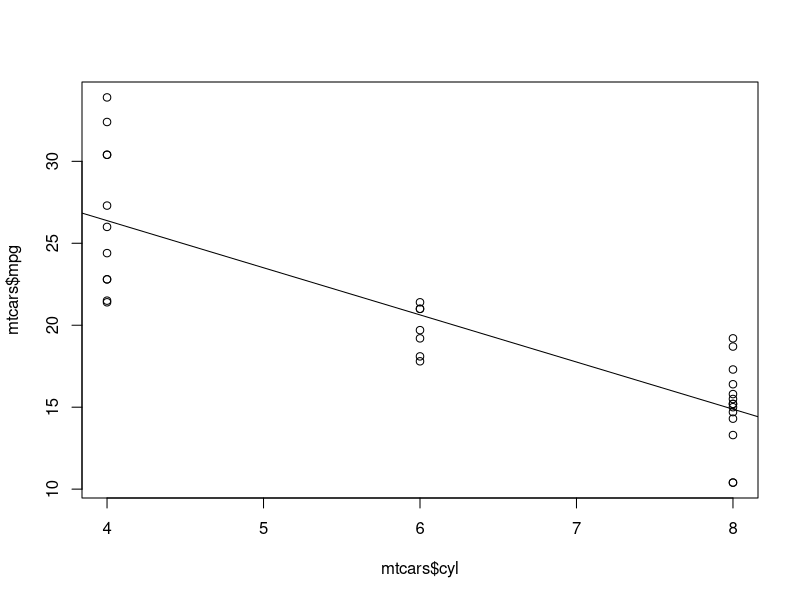
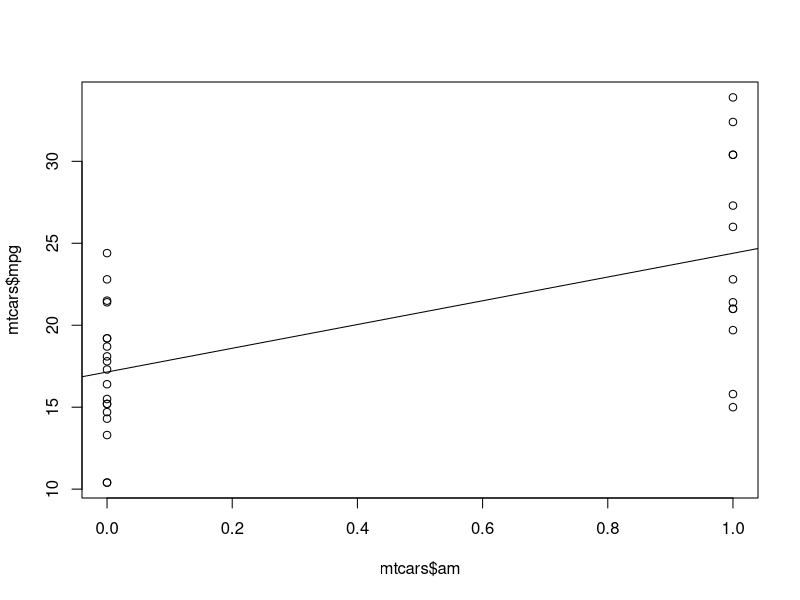
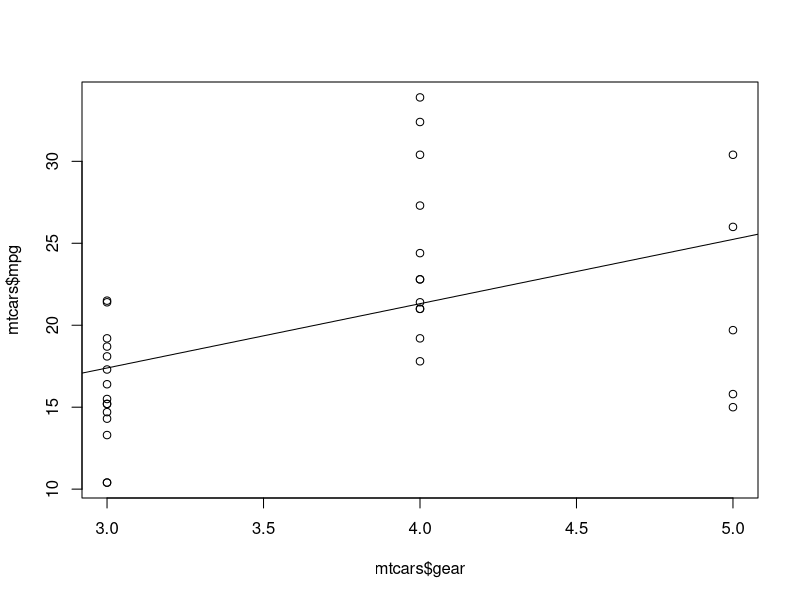

These charts were generated, in order, by the following R code:
## ---- chunk 1
    fit <- lm(mpg~cyl, data=mtcars)
    plot(mtcars$cyl, mtcars$mpg)
    abline(fit)

## ---- chunk 2
    fit <- lm(mpg~am, data=mtcars)
    plot(mtcars$am, mtcars$mpg)
    abline(fit)
## ---- chunk 3
    fit <- lm(mpg~gear, data=mtcars)
    plot(mtcars$gear, mtcars$mpg)
    abline(fit)
